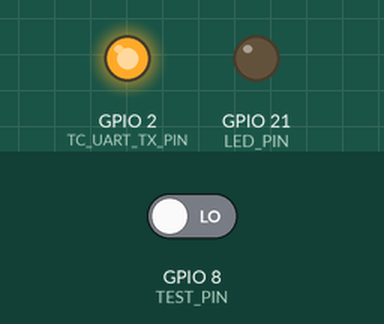
Bench run of a sketch on a simulated ESP32-S3. On the bench: output pins drawn as LEDs (lit = HIGH). The inputs (shaded band) are chosen by the test bench; at power-on: GPIO 8 (TEST_PIN) LOW.

Above: at 1.2 s.
1.3 s: GPIO 8 (TEST_PIN) driven HIGH
At 3.39 s:
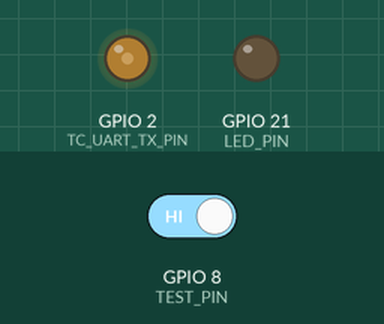
Timing chart, 0 to 10.3 s (numbered marks = the images above; inputs shaded):
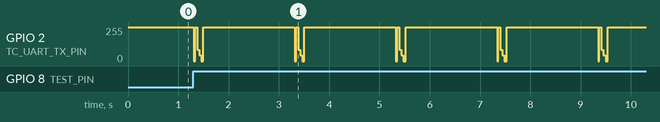

Measured:
- after the input at 1.3 s, GPIO 2 (TC_UART_TX_PIN): 255/255 → 0/255 at once, then repeats every 2.0 s: 255/255 0.04 s, 85/255 0.04 s, 43/255 0.04 s, 0/255 0.04 s, 255/255 1.8 s, 0/255 0.02 s

The sketch:

sketch_jul11d.ino
```cpp
// ================================================
// ESP32-S3 TC Repeater with FreeRTOS - 安定版（固定長パケット）
// - BitBang 300bps TXのみ (GPIO2)
// - UART Pi接続 (GPIO43: TX, GPIO44: RX)
// - テスト送信スイッチ: GPIO8（HIGH時に1回送信）
// ================================================

#include <Arduino.h>

#define PI_UART_TX_PIN 43
#define PI_UART_RX_PIN 44
#define TC_UART_TX_PIN 2
#define TEST_PIN 8
#define LED_PIN 21

#define PKT_LEN 6
#define BIT_DELAY_US 3333  // 約300bps相当

QueueHandle_t piToTcQueue;

portMUX_TYPE mux = portMUX_INITIALIZER_UNLOCKED;

const uint8_t testPacket[PKT_LEN] = {0x01, 0x06, 0x05, 0x00, 0x00, 0x0C};

void bitbangSendPacket(const uint8_t* data, size_t len) {
  portENTER_CRITICAL(&mux);
  for (size_t i = 0; i < len; ++i) {
    uint8_t b = data[i];
    digitalWrite(TC_UART_TX_PIN, LOW); delayMicroseconds(BIT_DELAY_US);
    for (int j = 0; j < 8; ++j) {
      digitalWrite(TC_UART_TX_PIN, b & 0x01); delayMicroseconds(BIT_DELAY_US);
      b >>= 1;
    }
    digitalWrite(TC_UART_TX_PIN, HIGH); delayMicroseconds(BIT_DELAY_US);
  }
  delayMicroseconds(BIT_DELAY_US * 2);  // パケット間ギャップ
  portEXIT_CRITICAL(&mux);
}

void uartToTcTask(void* pv) {
  uint8_t buf[PKT_LEN];
  for (;;) {
    if (Serial2.available() >= PKT_LEN) {
      Serial2.readBytes(buf, PKT_LEN);
      xQueueSend(piToTcQueue, buf, portMAX_DELAY);
    }
    vTaskDelay(pdMS_TO_TICKS(1));
  }
}

void tcSenderTask(void* pv) {
  uint8_t buf[PKT_LEN];
  for (;;) {
    if (xQueueReceive(piToTcQueue, buf, portMAX_DELAY)) {
      bitbangSendPacket(buf, PKT_LEN);
    }
  }
}

void testPacketTask(void* pv) {
  static bool wasHigh = false;
  static unsigned long lastSend = 0;
  for (;;) {
    bool isHigh = digitalRead(TEST_PIN);
    if (isHigh && (!wasHigh || millis() - lastSend > 2000)) {
      xQueueSend(piToTcQueue, (void*)testPacket, portMAX_DELAY);
      lastSend = millis();
    }
    wasHigh = isHigh;
    vTaskDelay(pdMS_TO_TICKS(100));
  }
}

void setup() {
  pinMode(LED_PIN, OUTPUT);
  pinMode(TEST_PIN, INPUT);
  pinMode(TC_UART_TX_PIN, OUTPUT);
  digitalWrite(TC_UART_TX_PIN, HIGH);

  Serial.begin(115200);
  Serial2.begin(9600, SERIAL_8N1, PI_UART_RX_PIN, PI_UART_TX_PIN);

  piToTcQueue = xQueueCreate(8, PKT_LEN);

  xTaskCreatePinnedToCore(uartToTcTask,   "UART->TC",  2048, NULL, 1, NULL, 1);
  xTaskCreatePinnedToCore(tcSenderTask,   "TC SEND",   2048, NULL, 1, NULL, 0);
  xTaskCreatePinnedToCore(testPacketTask, "TEST",      2048, NULL, 1, NULL, 1);
}

void loop() {}
```
